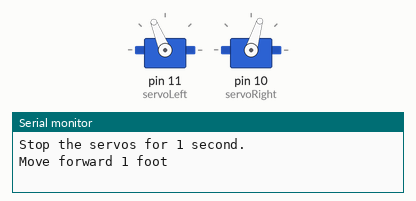
A sketch run on a simulated Arduino Uno, built with avr-gcc and run on an emulated ATmega328P. Shown: 2 × servo, the last lines printed to the serial monitor.

Above: at 1.1 s.
At 8.3 s:
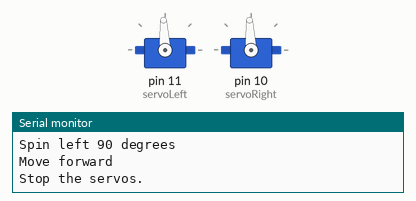
Timing chart, 0 to 9.8 s (numbered marks = the images above):
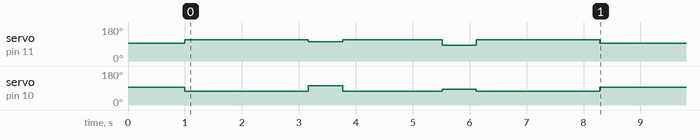

The sketch:

Ch3Golf_Hole3_90_Degree_Left_Right.ino
```cpp
#include <Servo.h>

Servo servoLeft;
Servo servoRight;

void setup() {
  // put your setup code here, to run once:
  Serial.begin(9600);

  servoLeft.attach(11);
  servoRight.attach(10);

  Serial.println("Stop the servos for 1 second.");
  servoLeft.writeMicroseconds(1500);
  servoRight.writeMicroseconds(1500);
  delay(1000);

/////////////////////////////////////////////////////////
  Serial.println("Move forward 1 foot");
  moveForward1ft();

///////////////////////////////////////////////////////////
  Serial.println("Spin right 90 degrees");
  turnRight90();

/////////////////////////////////////////////////////////
  Serial.println("Move forward 1 foot");
  servoLeft.writeMicroseconds(1700);    //counter-clockwise
  servoRight.writeMicroseconds(1300);   //clockwise
  delay(1750);
////////////////////////////////////////////////////////////
  Serial.println("Spin left 90 degrees");
  turnLeft90();

//////////////////////////////////////////////////////////
  Serial.println("Move forward");
  moveForward1ft();


/////////////////////////////////////////////////////////
  Serial.println("Stop the servos.");
  stopServos();

}

void loop() {
  // put your main code here, to run repeatedly:

}
///////////////////////////////////////////////////////////////////////////////
//////////////////////////////////////////////////////////////////////////////
//Function "turnRight 90()"

void turnRight90()
{
  servoLeft.writeMicroseconds(1600);    //counter-clockwise
  servoRight.writeMicroseconds(1600);   //counter-clockwise
  delay(600);
}

void turnLeft90()
{
  servoLeft.writeMicroseconds(1400);    //counter-clockwise
  servoRight.writeMicroseconds(1400);   //counter-clockwise
  delay(600);
}

void moveForward1ft()
{
  servoLeft.writeMicroseconds(1700);    //counter-clockwise
  servoRight.writeMicroseconds(1300);   //clockwise
  delay(2167);
}

void stopServos()
{
  servoLeft.writeMicroseconds(1500);
  servoRight.writeMicroseconds(1500);
}
```

Measured:
- by itself, servo on pin 10 (servoRight): 93° → 73° at 1.0 s, → 102° 2.2 s later, → 73° 0.60 s later, → 83° 1.8 s later, … (6 changes in this stretch)
- by itself, servo on pin 11 (servoLeft): 93° → 112° at 1.0 s, → 102° 2.2 s later, → 112° 0.60 s later, → 83° 1.8 s later, … (6 changes in this stretch)
